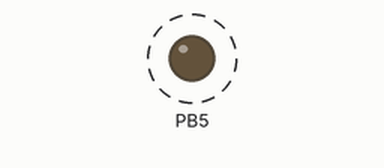
A program run on a simulated ATmega328P, built with avr-gcc and emulated at 16 MHz. Shown: output pins drawn as LEDs (lit = HIGH). Dashed ring = blinking.

Above: at 0.3 s.
Timing chart, 0 to 3.0 s (numbered marks = the images above):
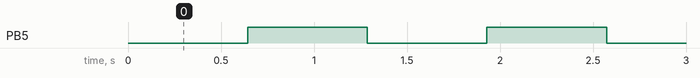

The program:

main.c
```c
#define F_CPU 16000000UL

#include <avr/power.h>

// output: pb5
// input:  pb4

// set the pin as output
void set_out()
{
    *((volatile unsigned char*)0x24) |= (1 << 5);
}

// toggle the pin
void toggle()
{
    *((volatile unsigned char*)0x23) |= (1 << 5);
}

int main(void)
{
    // PRTIM0 set to zero to enable Timer/Counter0
    // power_timer0_enable();
    PRR &= ~(1 << PRTIM0);

    // set the timer to CTC mode (clear timer on compare)
    TCCR0A |= 2;

    // set the compare register value
    OCR0A = 200;

    // enable the 1024 prescaler
    TCCR0B = 5;

    set_out();
    int counter = 0;
    while (1) {
        // if the flag has been set by the timer match to compare
        if (TIFR0 & 2) {
            TIFR0 = 2;
            counter++;
            if (counter < 50)
                continue;
            // toggle the output pin
	    toggle();

            // reset the flag
            counter = 0;
        }
    }

    return 0;
}
```

Measured:
- by itself, PB5: alternates HIGH for 0.64 s and LOW for 0.64 s
